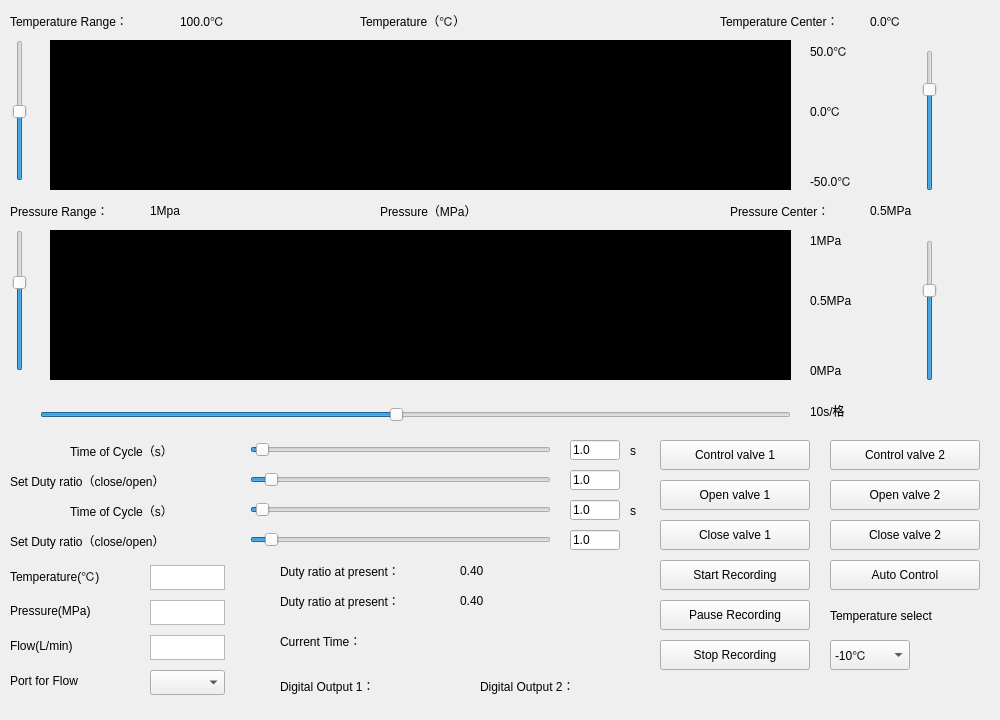
<?xml version="1.0" encoding="UTF-8"?>
<ui version="4.0">
 <class>Control</class>
 <widget class="QMainWindow" name="Control">
  <property name="geometry">
   <rect>
    <x>0</x>
    <y>0</y>
    <width>1000</width>
    <height>720</height>
   </rect>
  </property>
  <property name="minimumSize">
   <size>
    <width>1000</width>
    <height>720</height>
   </size>
  </property>
  <property name="maximumSize">
   <size>
    <width>1000</width>
    <height>720</height>
   </size>
  </property>
  <property name="windowTitle">
   <string>Control</string>
  </property>
  <widget class="QWidget" name="centralWidget">
   <widget class="QLabel" name="lbl_temp">
    <property name="geometry">
     <rect>
      <x>360</x>
      <y>0</y>
      <width>181</width>
      <height>41</height>
     </rect>
    </property>
    <property name="styleSheet">
     <string notr="true">font: 12pt &quot;微软雅黑&quot;;</string>
    </property>
    <property name="text">
     <string>Temperature（℃）</string>
    </property>
   </widget>
   <widget class="QLabel" name="lbl_do">
    <property name="geometry">
     <rect>
      <x>280</x>
      <y>675</y>
      <width>141</width>
      <height>21</height>
     </rect>
    </property>
    <property name="styleSheet">
     <string notr="true">font: 10pt &quot;微软雅黑&quot;;</string>
    </property>
    <property name="text">
     <string>Digital Output 1：</string>
    </property>
   </widget>
   <widget class="QPushButton" name="btn_temp_end">
    <property name="geometry">
     <rect>
      <x>660</x>
      <y>640</y>
      <width>150</width>
      <height>30</height>
     </rect>
    </property>
    <property name="styleSheet">
     <string notr="true">font: 10pt &quot;微软雅黑&quot;;</string>
    </property>
    <property name="text">
     <string>Stop Recording</string>
    </property>
   </widget>
   <widget class="QSlider" name="sld_cycle">
    <property name="geometry">
     <rect>
      <x>250</x>
      <y>440</y>
      <width>301</width>
      <height>19</height>
     </rect>
    </property>
    <property name="minimum">
     <number>1</number>
    </property>
    <property name="maximum">
     <number>500</number>
    </property>
    <property name="value">
     <number>10</number>
    </property>
    <property name="orientation">
     <enum>Qt::Horizontal</enum>
    </property>
   </widget>
   <widget class="QLabel" name="lbl_cycle">
    <property name="geometry">
     <rect>
      <x>70</x>
      <y>440</y>
      <width>161</width>
      <height>21</height>
     </rect>
    </property>
    <property name="styleSheet">
     <string notr="true">font: 10pt &quot;微软雅黑&quot;;</string>
    </property>
    <property name="text">
     <string>Time of Cycle（s）</string>
    </property>
   </widget>
   <widget class="QLabel" name="second">
    <property name="geometry">
     <rect>
      <x>630</x>
      <y>440</y>
      <width>31</width>
      <height>21</height>
     </rect>
    </property>
    <property name="styleSheet">
     <string notr="true">font: 10pt &quot;微软雅黑&quot;;</string>
    </property>
    <property name="text">
     <string>s</string>
    </property>
   </widget>
   <widget class="QSlider" name="sld_ratio">
    <property name="geometry">
     <rect>
      <x>250</x>
      <y>470</y>
      <width>301</width>
      <height>19</height>
     </rect>
    </property>
    <property name="maximum">
     <number>200</number>
    </property>
    <property name="value">
     <number>10</number>
    </property>
    <property name="orientation">
     <enum>Qt::Horizontal</enum>
    </property>
   </widget>
   <widget class="QPushButton" name="btn_duty">
    <property name="geometry">
     <rect>
      <x>660</x>
      <y>440</y>
      <width>150</width>
      <height>30</height>
     </rect>
    </property>
    <property name="styleSheet">
     <string notr="true">font: 10pt &quot;微软雅黑&quot;;</string>
    </property>
    <property name="text">
     <string>Control valve 1</string>
    </property>
   </widget>
   <widget class="QLabel" name="lbl_do_pic">
    <property name="geometry">
     <rect>
      <x>430</x>
      <y>670</y>
      <width>28</width>
      <height>28</height>
     </rect>
    </property>
    <property name="autoFillBackground">
     <bool>true</bool>
    </property>
    <property name="styleSheet">
     <string notr="true">font: 10pt &quot;微软雅黑&quot;;</string>
    </property>
    <property name="text">
     <string/>
    </property>
   </widget>
   <widget class="QLabel" name="lbl_scale">
    <property name="geometry">
     <rect>
      <x>10</x>
      <y>10</y>
      <width>171</width>
      <height>21</height>
     </rect>
    </property>
    <property name="layoutDirection">
     <enum>Qt::LeftToRight</enum>
    </property>
    <property name="styleSheet">
     <string notr="true">font: 10pt &quot;微软雅黑&quot;;</string>
    </property>
    <property name="text">
     <string>Temperature Range：</string>
    </property>
   </widget>
   <widget class="QLabel" name="lbl_y_max">
    <property name="geometry">
     <rect>
      <x>810</x>
      <y>40</y>
      <width>101</width>
      <height>21</height>
     </rect>
    </property>
    <property name="layoutDirection">
     <enum>Qt::LeftToRight</enum>
    </property>
    <property name="styleSheet">
     <string notr="true">font: 10pt &quot;微软雅黑&quot;;</string>
    </property>
    <property name="text">
     <string>50.0℃</string>
    </property>
   </widget>
   <widget class="QSlider" name="sld_x_scale">
    <property name="geometry">
     <rect>
      <x>40</x>
      <y>405</y>
      <width>751</width>
      <height>19</height>
     </rect>
    </property>
    <property name="minimum">
     <number>10</number>
    </property>
    <property name="maximum">
     <number>200</number>
    </property>
    <property name="value">
     <number>100</number>
    </property>
    <property name="orientation">
     <enum>Qt::Horizontal</enum>
    </property>
   </widget>
   <widget class="QSlider" name="sld_y_center">
    <property name="geometry">
     <rect>
      <x>920</x>
      <y>50</y>
      <width>20</width>
      <height>141</height>
     </rect>
    </property>
    <property name="maximum">
     <number>200</number>
    </property>
    <property name="value">
     <number>150</number>
    </property>
    <property name="orientation">
     <enum>Qt::Vertical</enum>
    </property>
   </widget>
   <widget class="QFrame" name="graphFrame">
    <property name="geometry">
     <rect>
      <x>50</x>
      <y>40</y>
      <width>741</width>
      <height>150</height>
     </rect>
    </property>
    <property name="styleSheet">
     <string notr="true">background-color: rgb(0, 0, 0);</string>
    </property>
    <property name="frameShape">
     <enum>QFrame::StyledPanel</enum>
    </property>
    <property name="frameShadow">
     <enum>QFrame::Raised</enum>
    </property>
   </widget>
   <widget class="QLabel" name="lbl_ratio_present">
    <property name="geometry">
     <rect>
      <x>460</x>
      <y>560</y>
      <width>71</width>
      <height>21</height>
     </rect>
    </property>
    <property name="styleSheet">
     <string notr="true">font: 10pt &quot;微软雅黑&quot;;</string>
    </property>
    <property name="text">
     <string>0.40</string>
    </property>
   </widget>
   <widget class="QPushButton" name="btn_open">
    <property name="geometry">
     <rect>
      <x>660</x>
      <y>480</y>
      <width>150</width>
      <height>30</height>
     </rect>
    </property>
    <property name="styleSheet">
     <string notr="true">font: 10pt &quot;微软雅黑&quot;;</string>
    </property>
    <property name="text">
     <string>Open valve 1</string>
    </property>
   </widget>
   <widget class="QLabel" name="lbl_x_present">
    <property name="geometry">
     <rect>
      <x>810</x>
      <y>400</y>
      <width>101</width>
      <height>21</height>
     </rect>
    </property>
    <property name="styleSheet">
     <string notr="true">font: 10pt &quot;微软雅黑&quot;;</string>
    </property>
    <property name="text">
     <string>10s/格</string>
    </property>
   </widget>
   <widget class="QLabel" name="lbl_center">
    <property name="geometry">
     <rect>
      <x>720</x>
      <y>10</y>
      <width>141</width>
      <height>21</height>
     </rect>
    </property>
    <property name="styleSheet">
     <string notr="true">font: 10pt &quot;微软雅黑&quot;;</string>
    </property>
    <property name="text">
     <string>Temperature Center：</string>
    </property>
   </widget>
   <widget class="QLabel" name="lbl_center_show">
    <property name="geometry">
     <rect>
      <x>870</x>
      <y>10</y>
      <width>81</width>
      <height>21</height>
     </rect>
    </property>
    <property name="styleSheet">
     <string notr="true">font: 10pt &quot;微软雅黑&quot;;</string>
    </property>
    <property name="text">
     <string>0.0℃</string>
    </property>
   </widget>
   <widget class="QPushButton" name="btn_temp_pause">
    <property name="geometry">
     <rect>
      <x>660</x>
      <y>600</y>
      <width>150</width>
      <height>30</height>
     </rect>
    </property>
    <property name="styleSheet">
     <string notr="true">font: 10pt &quot;微软雅黑&quot;;</string>
    </property>
    <property name="text">
     <string>Pause Recording</string>
    </property>
   </widget>
   <widget class="QLabel" name="lbl_ratio_1_1">
    <property name="geometry">
     <rect>
      <x>10</x>
      <y>470</y>
      <width>241</width>
      <height>21</height>
     </rect>
    </property>
    <property name="styleSheet">
     <string notr="true">font: 10pt &quot;微软雅黑&quot;;</string>
    </property>
    <property name="text">
     <string>Set Duty ratio（close/open）</string>
    </property>
   </widget>
   <widget class="QPushButton" name="btn_temp_start">
    <property name="geometry">
     <rect>
      <x>660</x>
      <y>560</y>
      <width>150</width>
      <height>30</height>
     </rect>
    </property>
    <property name="styleSheet">
     <string notr="true">font: 10pt &quot;微软雅黑&quot;;</string>
    </property>
    <property name="text">
     <string>Start Recording</string>
    </property>
   </widget>
   <widget class="QLabel" name="lbl_ratio_1_2">
    <property name="geometry">
     <rect>
      <x>280</x>
      <y>560</y>
      <width>181</width>
      <height>21</height>
     </rect>
    </property>
    <property name="styleSheet">
     <string notr="true">font: 10pt &quot;微软雅黑&quot;;</string>
    </property>
    <property name="text">
     <string>Duty ratio at present：</string>
    </property>
   </widget>
   <widget class="QSlider" name="sld_y_scale">
    <property name="geometry">
     <rect>
      <x>10</x>
      <y>40</y>
      <width>19</width>
      <height>141</height>
     </rect>
    </property>
    <property name="minimum">
     <number>2</number>
    </property>
    <property name="maximum">
     <number>200</number>
    </property>
    <property name="value">
     <number>100</number>
    </property>
    <property name="orientation">
     <enum>Qt::Vertical</enum>
    </property>
   </widget>
   <widget class="QLabel" name="lbl_scale_show">
    <property name="geometry">
     <rect>
      <x>180</x>
      <y>10</y>
      <width>101</width>
      <height>21</height>
     </rect>
    </property>
    <property name="layoutDirection">
     <enum>Qt::LeftToRight</enum>
    </property>
    <property name="styleSheet">
     <string notr="true">font: 10pt &quot;微软雅黑&quot;;</string>
    </property>
    <property name="text">
     <string>100.0℃</string>
    </property>
   </widget>
   <widget class="QLabel" name="lbl_y_min">
    <property name="geometry">
     <rect>
      <x>810</x>
      <y>170</y>
      <width>101</width>
      <height>21</height>
     </rect>
    </property>
    <property name="layoutDirection">
     <enum>Qt::LeftToRight</enum>
    </property>
    <property name="styleSheet">
     <string notr="true">font: 10pt &quot;微软雅黑&quot;;</string>
    </property>
    <property name="text">
     <string>-50.0℃</string>
    </property>
   </widget>
   <widget class="QPushButton" name="btn_close">
    <property name="geometry">
     <rect>
      <x>660</x>
      <y>520</y>
      <width>150</width>
      <height>30</height>
     </rect>
    </property>
    <property name="styleSheet">
     <string notr="true">font: 10pt &quot;微软雅黑&quot;;</string>
    </property>
    <property name="text">
     <string>Close valve 1</string>
    </property>
   </widget>
   <widget class="QLabel" name="lbl_y_mid">
    <property name="geometry">
     <rect>
      <x>810</x>
      <y>100</y>
      <width>91</width>
      <height>21</height>
     </rect>
    </property>
    <property name="layoutDirection">
     <enum>Qt::LeftToRight</enum>
    </property>
    <property name="styleSheet">
     <string notr="true">font: 10pt &quot;微软雅黑&quot;;</string>
    </property>
    <property name="text">
     <string>0.0℃</string>
    </property>
   </widget>
   <widget class="QLabel" name="lbl_time_label">
    <property name="geometry">
     <rect>
      <x>280</x>
      <y>630</y>
      <width>121</width>
      <height>21</height>
     </rect>
    </property>
    <property name="styleSheet">
     <string notr="true">font: 10pt &quot;微软雅黑&quot;;</string>
    </property>
    <property name="text">
     <string>Current Time：</string>
    </property>
   </widget>
   <widget class="QLabel" name="lbl_time">
    <property name="geometry">
     <rect>
      <x>410</x>
      <y>630</y>
      <width>121</width>
      <height>21</height>
     </rect>
    </property>
    <property name="styleSheet">
     <string notr="true">font: 10pt &quot;微软雅黑&quot;;</string>
    </property>
    <property name="text">
     <string/>
    </property>
   </widget>
   <widget class="QListWidget" name="listWidget">
    <property name="geometry">
     <rect>
      <x>150</x>
      <y>565</y>
      <width>75</width>
      <height>25</height>
     </rect>
    </property>
    <property name="verticalScrollBarPolicy">
     <enum>Qt::ScrollBarAlwaysOff</enum>
    </property>
    <property name="horizontalScrollBarPolicy">
     <enum>Qt::ScrollBarAlwaysOff</enum>
    </property>
    <property name="selectionMode">
     <enum>QAbstractItemView::NoSelection</enum>
    </property>
    <property name="flow">
     <enum>QListView::LeftToRight</enum>
    </property>
    <property name="isWrapping" stdset="0">
     <bool>true</bool>
    </property>
   </widget>
   <widget class="QLabel" name="lbl_scale_2">
    <property name="geometry">
     <rect>
      <x>10</x>
      <y>200</y>
      <width>151</width>
      <height>21</height>
     </rect>
    </property>
    <property name="layoutDirection">
     <enum>Qt::LeftToRight</enum>
    </property>
    <property name="styleSheet">
     <string notr="true">font: 10pt &quot;微软雅黑&quot;;</string>
    </property>
    <property name="text">
     <string>Pressure Range：</string>
    </property>
   </widget>
   <widget class="QLabel" name="lbl_y_max_2">
    <property name="geometry">
     <rect>
      <x>810</x>
      <y>230</y>
      <width>81</width>
      <height>21</height>
     </rect>
    </property>
    <property name="layoutDirection">
     <enum>Qt::LeftToRight</enum>
    </property>
    <property name="styleSheet">
     <string notr="true">font: 10pt &quot;微软雅黑&quot;;</string>
    </property>
    <property name="text">
     <string>1MPa</string>
    </property>
   </widget>
   <widget class="QLabel" name="lbl_temp_2">
    <property name="geometry">
     <rect>
      <x>380</x>
      <y>190</y>
      <width>181</width>
      <height>41</height>
     </rect>
    </property>
    <property name="styleSheet">
     <string notr="true">font: 12pt &quot;微软雅黑&quot;;</string>
    </property>
    <property name="text">
     <string>Pressure（MPa）</string>
    </property>
   </widget>
   <widget class="QFrame" name="graphFrame_2">
    <property name="geometry">
     <rect>
      <x>50</x>
      <y>230</y>
      <width>741</width>
      <height>150</height>
     </rect>
    </property>
    <property name="styleSheet">
     <string notr="true">background-color: rgb(0, 0, 0);</string>
    </property>
    <property name="frameShape">
     <enum>QFrame::StyledPanel</enum>
    </property>
    <property name="frameShadow">
     <enum>QFrame::Raised</enum>
    </property>
   </widget>
   <widget class="QSlider" name="sld_y_center_2">
    <property name="geometry">
     <rect>
      <x>920</x>
      <y>240</y>
      <width>20</width>
      <height>141</height>
     </rect>
    </property>
    <property name="minimum">
     <number>20</number>
    </property>
    <property name="maximum">
     <number>750</number>
    </property>
    <property name="pageStep">
     <number>10</number>
    </property>
    <property name="value">
     <number>500</number>
    </property>
    <property name="orientation">
     <enum>Qt::Vertical</enum>
    </property>
   </widget>
   <widget class="QSlider" name="sld_y_scale_2">
    <property name="geometry">
     <rect>
      <x>10</x>
      <y>230</y>
      <width>19</width>
      <height>141</height>
     </rect>
    </property>
    <property name="minimum">
     <number>10</number>
    </property>
    <property name="maximum">
     <number>150</number>
    </property>
    <property name="value">
     <number>100</number>
    </property>
    <property name="orientation">
     <enum>Qt::Vertical</enum>
    </property>
   </widget>
   <widget class="QLabel" name="lbl_center_2">
    <property name="geometry">
     <rect>
      <x>730</x>
      <y>200</y>
      <width>141</width>
      <height>21</height>
     </rect>
    </property>
    <property name="styleSheet">
     <string notr="true">font: 10pt &quot;微软雅黑&quot;;</string>
    </property>
    <property name="text">
     <string>Pressure Center：</string>
    </property>
   </widget>
   <widget class="QLabel" name="lbl_y_min_2">
    <property name="geometry">
     <rect>
      <x>810</x>
      <y>360</y>
      <width>91</width>
      <height>21</height>
     </rect>
    </property>
    <property name="layoutDirection">
     <enum>Qt::LeftToRight</enum>
    </property>
    <property name="styleSheet">
     <string notr="true">font: 10pt &quot;微软雅黑&quot;;</string>
    </property>
    <property name="text">
     <string>0MPa</string>
    </property>
   </widget>
   <widget class="QLabel" name="lbl_scale_show_2">
    <property name="geometry">
     <rect>
      <x>150</x>
      <y>200</y>
      <width>101</width>
      <height>21</height>
     </rect>
    </property>
    <property name="layoutDirection">
     <enum>Qt::LeftToRight</enum>
    </property>
    <property name="styleSheet">
     <string notr="true">font: 10pt &quot;微软雅黑&quot;;</string>
    </property>
    <property name="text">
     <string>1Mpa</string>
    </property>
   </widget>
   <widget class="QLabel" name="lbl_center_show_2">
    <property name="geometry">
     <rect>
      <x>870</x>
      <y>200</y>
      <width>91</width>
      <height>21</height>
     </rect>
    </property>
    <property name="styleSheet">
     <string notr="true">font: 10pt &quot;微软雅黑&quot;;</string>
    </property>
    <property name="text">
     <string>0.5MPa</string>
    </property>
   </widget>
   <widget class="QLabel" name="lbl_y_mid_2">
    <property name="geometry">
     <rect>
      <x>810</x>
      <y>290</y>
      <width>91</width>
      <height>21</height>
     </rect>
    </property>
    <property name="layoutDirection">
     <enum>Qt::LeftToRight</enum>
    </property>
    <property name="styleSheet">
     <string notr="true">font: 10pt &quot;微软雅黑&quot;;</string>
    </property>
    <property name="text">
     <string>0.5MPa</string>
    </property>
   </widget>
   <widget class="QListWidget" name="listWidget_2">
    <property name="geometry">
     <rect>
      <x>150</x>
      <y>600</y>
      <width>75</width>
      <height>25</height>
     </rect>
    </property>
    <property name="verticalScrollBarPolicy">
     <enum>Qt::ScrollBarAlwaysOff</enum>
    </property>
    <property name="horizontalScrollBarPolicy">
     <enum>Qt::ScrollBarAlwaysOff</enum>
    </property>
    <property name="selectionMode">
     <enum>QAbstractItemView::NoSelection</enum>
    </property>
    <property name="flow">
     <enum>QListView::LeftToRight</enum>
    </property>
    <property name="isWrapping" stdset="0">
     <bool>true</bool>
    </property>
   </widget>
   <widget class="QLabel" name="lbl_real_p">
    <property name="geometry">
     <rect>
      <x>10</x>
      <y>595</y>
      <width>141</width>
      <height>31</height>
     </rect>
    </property>
    <property name="minimumSize">
     <size>
      <width>141</width>
      <height>31</height>
     </size>
    </property>
    <property name="maximumSize">
     <size>
      <width>141</width>
      <height>31</height>
     </size>
    </property>
    <property name="styleSheet">
     <string notr="true">font: 10pt &quot;微软雅黑&quot;;</string>
    </property>
    <property name="text">
     <string>Pressure(MPa)</string>
    </property>
    <property name="alignment">
     <set>Qt::AlignLeading|Qt::AlignLeft|Qt::AlignVCenter</set>
    </property>
   </widget>
   <widget class="QLineEdit" name="lbl_ratio_show">
    <property name="geometry">
     <rect>
      <x>570</x>
      <y>470</y>
      <width>50</width>
      <height>20</height>
     </rect>
    </property>
    <property name="styleSheet">
     <string notr="true">font: 10pt &quot;微软雅黑&quot;;</string>
    </property>
    <property name="text">
     <string>1.0</string>
    </property>
   </widget>
   <widget class="QLineEdit" name="lbl_cycle_show">
    <property name="geometry">
     <rect>
      <x>570</x>
      <y>440</y>
      <width>50</width>
      <height>20</height>
     </rect>
    </property>
    <property name="styleSheet">
     <string notr="true">font: 10pt &quot;微软雅黑&quot;;</string>
    </property>
    <property name="text">
     <string>1.0</string>
    </property>
    <property name="maxLength">
     <number>32767</number>
    </property>
   </widget>
   <widget class="QLabel" name="lbl_real_f">
    <property name="geometry">
     <rect>
      <x>10</x>
      <y>630</y>
      <width>141</width>
      <height>31</height>
     </rect>
    </property>
    <property name="minimumSize">
     <size>
      <width>141</width>
      <height>31</height>
     </size>
    </property>
    <property name="maximumSize">
     <size>
      <width>141</width>
      <height>31</height>
     </size>
    </property>
    <property name="styleSheet">
     <string notr="true">font: 10pt &quot;微软雅黑&quot;;</string>
    </property>
    <property name="text">
     <string>Flow(L/min)</string>
    </property>
    <property name="alignment">
     <set>Qt::AlignLeading|Qt::AlignLeft|Qt::AlignVCenter</set>
    </property>
   </widget>
   <widget class="QListWidget" name="listWidget_3">
    <property name="geometry">
     <rect>
      <x>150</x>
      <y>635</y>
      <width>75</width>
      <height>25</height>
     </rect>
    </property>
    <property name="verticalScrollBarPolicy">
     <enum>Qt::ScrollBarAlwaysOff</enum>
    </property>
    <property name="horizontalScrollBarPolicy">
     <enum>Qt::ScrollBarAlwaysOff</enum>
    </property>
    <property name="selectionMode">
     <enum>QAbstractItemView::NoSelection</enum>
    </property>
    <property name="flow">
     <enum>QListView::LeftToRight</enum>
    </property>
    <property name="isWrapping" stdset="0">
     <bool>true</bool>
    </property>
   </widget>
   <widget class="QLabel" name="lbl_port">
    <property name="geometry">
     <rect>
      <x>10</x>
      <y>665</y>
      <width>141</width>
      <height>31</height>
     </rect>
    </property>
    <property name="minimumSize">
     <size>
      <width>141</width>
      <height>31</height>
     </size>
    </property>
    <property name="maximumSize">
     <size>
      <width>141</width>
      <height>31</height>
     </size>
    </property>
    <property name="styleSheet">
     <string notr="true">font: 10pt &quot;微软雅黑&quot;;</string>
    </property>
    <property name="text">
     <string>Port for Flow</string>
    </property>
    <property name="alignment">
     <set>Qt::AlignLeading|Qt::AlignLeft|Qt::AlignVCenter</set>
    </property>
   </widget>
   <widget class="QComboBox" name="cmb_port">
    <property name="geometry">
     <rect>
      <x>150</x>
      <y>670</y>
      <width>75</width>
      <height>25</height>
     </rect>
    </property>
    <property name="sizePolicy">
     <sizepolicy hsizetype="Maximum" vsizetype="Fixed">
      <horstretch>0</horstretch>
      <verstretch>0</verstretch>
     </sizepolicy>
    </property>
    <property name="maximumSize">
     <size>
      <width>100</width>
      <height>50</height>
     </size>
    </property>
    <property name="styleSheet">
     <string notr="true"/>
    </property>
    <property name="maxCount">
     <number>10</number>
    </property>
   </widget>
   <widget class="QLineEdit" name="lbl_cycle_show_2">
    <property name="geometry">
     <rect>
      <x>570</x>
      <y>500</y>
      <width>50</width>
      <height>20</height>
     </rect>
    </property>
    <property name="styleSheet">
     <string notr="true">font: 10pt &quot;微软雅黑&quot;;</string>
    </property>
    <property name="text">
     <string>1.0</string>
    </property>
    <property name="maxLength">
     <number>32767</number>
    </property>
   </widget>
   <widget class="QLabel" name="lbl_ratio_present_2">
    <property name="geometry">
     <rect>
      <x>460</x>
      <y>590</y>
      <width>71</width>
      <height>21</height>
     </rect>
    </property>
    <property name="styleSheet">
     <string notr="true">font: 10pt &quot;微软雅黑&quot;;</string>
    </property>
    <property name="text">
     <string>0.40</string>
    </property>
   </widget>
   <widget class="QSlider" name="sld_ratio_2">
    <property name="geometry">
     <rect>
      <x>250</x>
      <y>530</y>
      <width>301</width>
      <height>19</height>
     </rect>
    </property>
    <property name="maximum">
     <number>200</number>
    </property>
    <property name="value">
     <number>10</number>
    </property>
    <property name="orientation">
     <enum>Qt::Horizontal</enum>
    </property>
   </widget>
   <widget class="QSlider" name="sld_cycle_2">
    <property name="geometry">
     <rect>
      <x>250</x>
      <y>500</y>
      <width>301</width>
      <height>19</height>
     </rect>
    </property>
    <property name="minimum">
     <number>1</number>
    </property>
    <property name="maximum">
     <number>500</number>
    </property>
    <property name="value">
     <number>10</number>
    </property>
    <property name="orientation">
     <enum>Qt::Horizontal</enum>
    </property>
   </widget>
   <widget class="QLabel" name="lbl_cycle_2">
    <property name="geometry">
     <rect>
      <x>70</x>
      <y>500</y>
      <width>161</width>
      <height>21</height>
     </rect>
    </property>
    <property name="styleSheet">
     <string notr="true">font: 10pt &quot;微软雅黑&quot;;</string>
    </property>
    <property name="text">
     <string>Time of Cycle（s）</string>
    </property>
   </widget>
   <widget class="QLabel" name="lbl_ratio_2_2">
    <property name="geometry">
     <rect>
      <x>280</x>
      <y>590</y>
      <width>181</width>
      <height>21</height>
     </rect>
    </property>
    <property name="styleSheet">
     <string notr="true">font: 10pt &quot;微软雅黑&quot;;</string>
    </property>
    <property name="text">
     <string>Duty ratio at present：</string>
    </property>
   </widget>
   <widget class="QLineEdit" name="lbl_ratio_show_2">
    <property name="geometry">
     <rect>
      <x>570</x>
      <y>530</y>
      <width>50</width>
      <height>20</height>
     </rect>
    </property>
    <property name="styleSheet">
     <string notr="true">font: 10pt &quot;微软雅黑&quot;;</string>
    </property>
    <property name="text">
     <string>1.0</string>
    </property>
   </widget>
   <widget class="QLabel" name="lbl_ratio_2_1">
    <property name="geometry">
     <rect>
      <x>10</x>
      <y>530</y>
      <width>241</width>
      <height>21</height>
     </rect>
    </property>
    <property name="styleSheet">
     <string notr="true">font: 10pt &quot;微软雅黑&quot;;</string>
    </property>
    <property name="text">
     <string>Set Duty ratio（close/open）</string>
    </property>
   </widget>
   <widget class="QLabel" name="second_2">
    <property name="geometry">
     <rect>
      <x>630</x>
      <y>500</y>
      <width>31</width>
      <height>21</height>
     </rect>
    </property>
    <property name="styleSheet">
     <string notr="true">font: 10pt &quot;微软雅黑&quot;;</string>
    </property>
    <property name="text">
     <string>s</string>
    </property>
   </widget>
   <widget class="QLabel" name="lbl_do_pic_2">
    <property name="geometry">
     <rect>
      <x>630</x>
      <y>670</y>
      <width>28</width>
      <height>28</height>
     </rect>
    </property>
    <property name="autoFillBackground">
     <bool>true</bool>
    </property>
    <property name="styleSheet">
     <string notr="true">font: 10pt &quot;微软雅黑&quot;;</string>
    </property>
    <property name="text">
     <string/>
    </property>
   </widget>
   <widget class="QLabel" name="lbl_do_2">
    <property name="geometry">
     <rect>
      <x>480</x>
      <y>675</y>
      <width>141</width>
      <height>21</height>
     </rect>
    </property>
    <property name="styleSheet">
     <string notr="true">font: 10pt &quot;微软雅黑&quot;;</string>
    </property>
    <property name="text">
     <string>Digital Output 2：</string>
    </property>
   </widget>
   <widget class="QPushButton" name="btn_open_2">
    <property name="geometry">
     <rect>
      <x>830</x>
      <y>480</y>
      <width>150</width>
      <height>30</height>
     </rect>
    </property>
    <property name="styleSheet">
     <string notr="true">font: 10pt &quot;微软雅黑&quot;;</string>
    </property>
    <property name="text">
     <string>Open valve 2</string>
    </property>
   </widget>
   <widget class="QPushButton" name="btn_close_2">
    <property name="geometry">
     <rect>
      <x>830</x>
      <y>520</y>
      <width>150</width>
      <height>30</height>
     </rect>
    </property>
    <property name="styleSheet">
     <string notr="true">font: 10pt &quot;微软雅黑&quot;;</string>
    </property>
    <property name="text">
     <string>Close valve 2</string>
    </property>
   </widget>
   <widget class="QPushButton" name="btn_duty_2">
    <property name="geometry">
     <rect>
      <x>830</x>
      <y>440</y>
      <width>150</width>
      <height>30</height>
     </rect>
    </property>
    <property name="styleSheet">
     <string notr="true">font: 10pt &quot;微软雅黑&quot;;</string>
    </property>
    <property name="text">
     <string>Control valve 2</string>
    </property>
   </widget>
   <widget class="QLabel" name="lbl_real_t">
    <property name="geometry">
     <rect>
      <x>10</x>
      <y>560</y>
      <width>141</width>
      <height>31</height>
     </rect>
    </property>
    <property name="minimumSize">
     <size>
      <width>141</width>
      <height>31</height>
     </size>
    </property>
    <property name="maximumSize">
     <size>
      <width>141</width>
      <height>31</height>
     </size>
    </property>
    <property name="styleSheet">
     <string notr="true">font: 10pt &quot;微软雅黑&quot;;</string>
    </property>
    <property name="text">
     <string>Temperature(℃)</string>
    </property>
    <property name="alignment">
     <set>Qt::AlignLeading|Qt::AlignLeft|Qt::AlignVCenter</set>
    </property>
   </widget>
   <widget class="QComboBox" name="cmb_t">
    <property name="geometry">
     <rect>
      <x>830</x>
      <y>640</y>
      <width>80</width>
      <height>30</height>
     </rect>
    </property>
    <property name="sizePolicy">
     <sizepolicy hsizetype="Maximum" vsizetype="Fixed">
      <horstretch>0</horstretch>
      <verstretch>0</verstretch>
     </sizepolicy>
    </property>
    <property name="maximumSize">
     <size>
      <width>150</width>
      <height>50</height>
     </size>
    </property>
    <property name="styleSheet">
     <string notr="true">font: 10pt &quot;微软雅黑&quot;;</string>
    </property>
    <property name="maxCount">
     <number>20</number>
    </property>
    <item>
     <property name="text">
      <string>-10℃</string>
     </property>
    </item>
    <item>
     <property name="text">
      <string>-20℃</string>
     </property>
    </item>
    <item>
     <property name="text">
      <string>-30℃</string>
     </property>
    </item>
    <item>
     <property name="text">
      <string>-40℃</string>
     </property>
    </item>
    <item>
     <property name="text">
      <string>-50℃</string>
     </property>
    </item>
    <item>
     <property name="text">
      <string>-60℃</string>
     </property>
    </item>
    <item>
     <property name="text">
      <string>-70℃</string>
     </property>
    </item>
    <item>
     <property name="text">
      <string>-80℃</string>
     </property>
    </item>
    <item>
     <property name="text">
      <string>-90℃</string>
     </property>
    </item>
    <item>
     <property name="text">
      <string>-100℃</string>
     </property>
    </item>
    <item>
     <property name="text">
      <string>-110℃</string>
     </property>
    </item>
    <item>
     <property name="text">
      <string>-120℃</string>
     </property>
    </item>
    <item>
     <property name="text">
      <string>-130℃</string>
     </property>
    </item>
   </widget>
   <widget class="QPushButton" name="btn_auto">
    <property name="geometry">
     <rect>
      <x>830</x>
      <y>560</y>
      <width>150</width>
      <height>30</height>
     </rect>
    </property>
    <property name="styleSheet">
     <string notr="true">font: 10pt &quot;微软雅黑&quot;;</string>
    </property>
    <property name="text">
     <string>Auto Control</string>
    </property>
   </widget>
   <widget class="QLabel" name="lbl_t_select">
    <property name="geometry">
     <rect>
      <x>830</x>
      <y>605</y>
      <width>161</width>
      <height>21</height>
     </rect>
    </property>
    <property name="styleSheet">
     <string notr="true">font: 10pt &quot;微软雅黑&quot;;</string>
    </property>
    <property name="text">
     <string>Temperature select</string>
    </property>
   </widget>
  </widget>
 </widget>
 <layoutdefault spacing="6" margin="11"/>
 <resources/>
 <connections/>
</ui>
